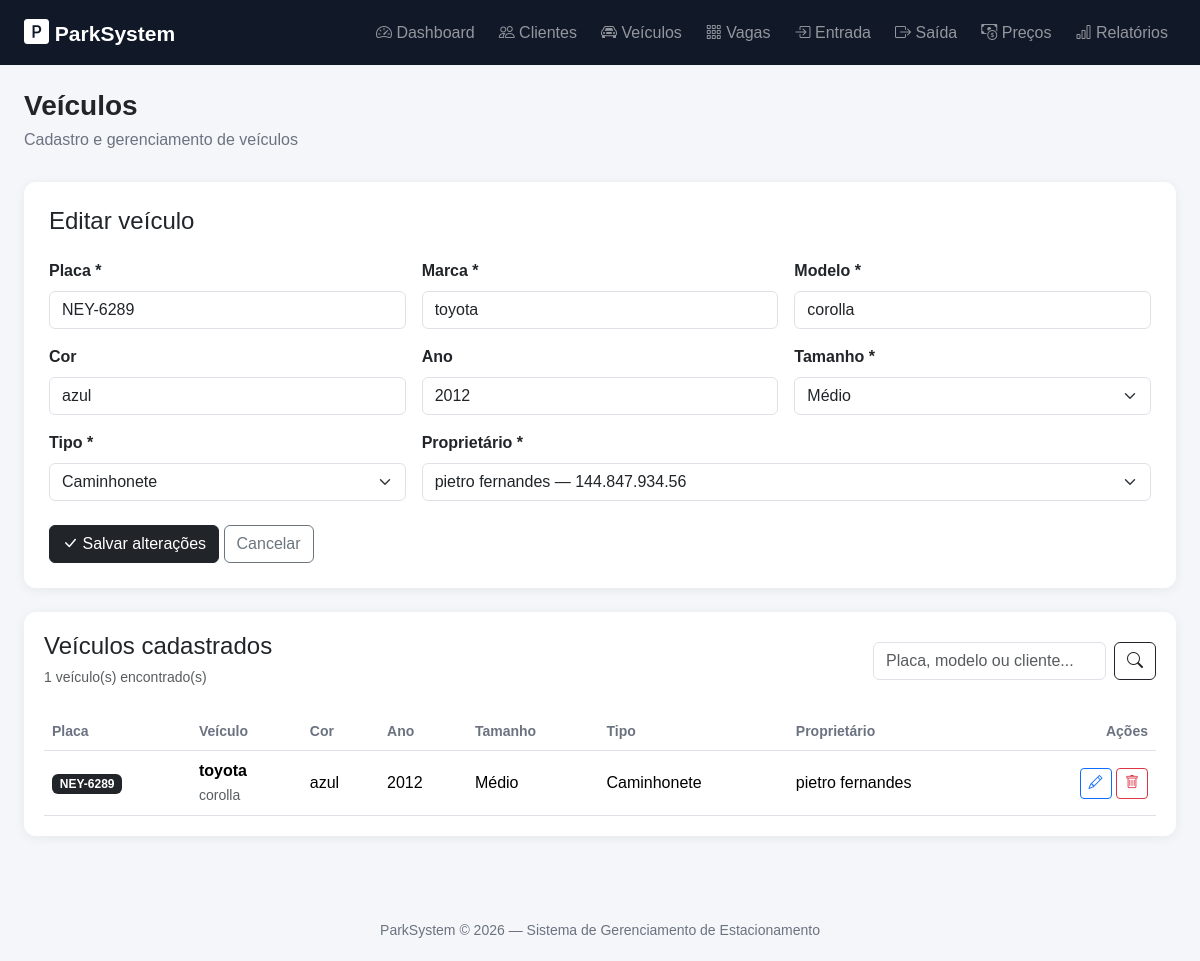
/pages/veiculos.php?editar=1, run on the app's committed database.
### tables this page shows
CREATE TABLE veiculos (
        id INTEGER PRIMARY KEY AUTOINCREMENT,
        placa TEXT NOT NULL UNIQUE,
        marca TEXT NOT NULL,
        modelo TEXT NOT NULL,
        cor TEXT,
        ano INTEGER,
        tamanho TEXT NOT NULL,
        tipo TEXT NOT NULL,
        cliente_id INTEGER,
        criado_em DATETIME DEFAULT CURRENT_TIMESTAMP,

        FOREIGN KEY (cliente_id)
        REFERENCES clientes(id)
    );

CREATE TABLE clientes (
        id INTEGER PRIMARY KEY AUTOINCREMENT,
        nome TEXT NOT NULL,
        cpf TEXT NOT NULL UNIQUE,
        telefone TEXT,
        email TEXT,
        criado_em DATETIME DEFAULT CURRENT_TIMESTAMP
    , preferencial INTEGER NOT NULL DEFAULT 0);

### pages/veiculos.php (the view, shortened to what this page needs)
<?php
require "../config/banco.php";
$veiculoEdicao = null;
if (isset($_GET["editar"])) {
    $id = (int) $_GET["editar"];
    $stmt = $db->prepare("
        SELECT *
        FROM veiculos
        WHERE id = ?
    ");
    $stmt->execute([$id]);
    $veiculoEdicao = $stmt->fetch(PDO::FETCH_ASSOC);
}
$clientes = $db
    ->query("
        SELECT *
        FROM clientes
        ORDER BY nome
    ")
    ->fetchAll(PDO::FETCH_ASSOC);
$pesquisa = trim($_GET["pesquisa"] ?? "");
if ($pesquisa != "") {
    $stmt = $db->prepare("
        SELECT
            veiculos.*,
            clientes.nome AS cliente_nome
        FROM veiculos
        LEFT JOIN clientes
            ON clientes.id = veiculos.cliente_id
        WHERE
            veiculos.placa LIKE ?
            OR veiculos.marca LIKE ?
            OR veiculos.modelo LIKE ?
            OR clientes.nome LIKE ?
        ORDER BY veiculos.id DESC
    ");
    $termo = "%" . $pesquisa . "%";
    $stmt->execute([
        $termo,
        $termo,
        $termo,
        $termo
    ]);
    $veiculos = $stmt->fetchAll(PDO::FETCH_ASSOC);
} else {
    $veiculos = $db
        ->query("
            SELECT
                veiculos.*,
                clientes.nome AS cliente_nome
            FROM veiculos
            LEFT JOIN clientes
                ON clientes.id = veiculos.cliente_id
            ORDER BY veiculos.id DESC
        ")
        ->fetchAll(PDO::FETCH_ASSOC);
}
require "../includes/header.php";
?>
<div class="mb-4">
    <h1 class="page-title">
        Veículos
    </h1>
    <p class="page-subtitle">
        Cadastro e gerenciamento de veículos
    </p>
</div>
<div class="form-container mb-4">
    <h4 class="mb-4">
        <?= $veiculoEdicao
            ? "Editar veículo"
            : "Novo veículo"
        ?>
    </h4>
    <form method="POST">
        <div class="row g-3">
            <div class="col-md-4">
                <label class="form-label">
                    Placa *
                </label>
                <input
                    type="text"
                    name="placa"
                    class="form-control"
                    required
                    maxlength="8"
                    value="<?= htmlspecialchars(
                        $veiculoEdicao["placa"] ?? ""
                    ) ?>"
                    placeholder="ABC1D23"
                >
            </div>
            <div class="col-md-4">
                <label class="form-label">
                    Marca *
                </label>
                <input
                    type="text"
                    name="marca"
                    class="form-control"
                    required
                    value="<?= htmlspecialchars(
                        $veiculoEdicao["marca"] ?? ""
                    ) ?>"
                    placeholder="Ex.: Toyota"
                >
            </div>
            <div class="col-md-4">
                <label class="form-label">
                    Modelo *
                </label>
                <input
                    type="text"
                    name="modelo"
                    class="form-control"
                    required
                    value="<?= htmlspecialchars(
                        $veiculoEdicao["modelo"] ?? ""
                    ) ?>"
                    placeholder="Ex.: Corolla"
                >
            </div>
            <div class="col-md-4">
                <label class="form-label">
                    Cor
                </label>
                <input
                    type="text"
                    name="cor"
                    class="form-control"
                    value="<?= htmlspecialchars(
                        $veiculoEdicao["cor"] ?? ""
                    ) ?>"
                    placeholder="Ex.: Preto"
                >
            </div>
            <div class="col-md-4">
                <label class="form-label">
                    Ano
                </label>
                <input
                    type="number"
                    name="ano"
                    class="form-control"
                    min="1900"
                    max="<?= date("Y") + 1 ?>"
                    value="<?= htmlspecialchars(
                        $veiculoEdicao["ano"] ?? ""
                    ) ?>"
                    placeholder="<?= date("Y") ?>"
                >
            </div>
            <div class="col-md-4">
                <label class="form-label">
                    Tamanho *
                </label>
                <select
                    name="tamanho"
                    class="form-select"
                    required
                >
                    <option
                        value="Médio"
                        <?= (($veiculoEdicao["tamanho"] ?? "") == "Médio")
                            ? "selected"
                            : ""
                        ?>
                    >
                        Médio
                    </option>
                </select>
            </div>
            <div class="col-md-4">
                <label class="form-label">
                    Tipo *
                </label>
                <select
                    name="tipo"
                    class="form-select"
                    required
                >
                    <option
                        value="Caminhonete"
                        <?= (($veiculoEdicao["tipo"] ?? "") == "Caminhonete")
                            ? "selected"
                            : ""
                        ?>
                    >
                        Caminhonete
                    </option>
                </select>
            </div>
            <div class="col-md-8">
                <label class="form-label">
                    Proprietário *
                </label>
                <select
                    name="cliente_id"
                    class="form-select"
                    required
                >
                    <?php foreach ($clientes as $cliente): ?>
                        <option
                            value="<?= $cliente["id"] ?>"
                            <?= (
                                ($veiculoEdicao["cliente_id"] ?? "")
                                == $cliente["id"]
                            )
                                ? "selected"
                                : ""
                            ?>
                        >
                            <?= htmlspecialchars(
                                $cliente["nome"]
                            ) ?>
                            —
                        </option>
                    <?php endforeach; ?>
                </select>
            </div>
        </div>
        <div class="mt-4">
            <button
                type="submit"
                class="btn btn-dark"
                <?= count($clientes) == 0 ? "disabled" : "" ?>
            >
                <i class="bi bi-check-lg"></i>
                <?= $veiculoEdicao
                    ? "Salvar alterações"
                    : "Cadastrar veículo"
                ?>
            </button>
            <?php if ($veiculoEdicao): ?>
                <a
                    href="veiculos.php"
                    class="btn btn-outline-secondary"
                >
                    Cancelar
                </a>
            <?php endif; ?>
        </div>
    </form>
</div>
<div class="table-container">
    <div class="d-flex justify-content-between align-items-center mb-4">
        <div>
            <h4 class="mb-1">
                Veículos cadastrados
            </h4>
            <small class="text-muted">
                <?= count($veiculos) ?> veículo(s) encontrado(s)
            </small>
        </div>
        <form
            method="GET"
            class="d-flex"
        >
            <input
                type="text"
                name="pesquisa"
                class="form-control me-2"
                placeholder="Placa, modelo ou cliente..."
                value="<?= htmlspecialchars($pesquisa) ?>"
            >
            <button
                type="submit"
                class="btn btn-outline-dark"
            >
                <i class="bi bi-search"></i>
            </button>
        </form>
    </div>
    <div class="table-responsive">
        <table class="table table-hover align-middle">
            <thead>
                <tr>
                    <th>Placa</th>
                    <th>Veículo</th>
                    <th>Cor</th>
                    <th>Ano</th>
                    <th>Tamanho</th>
                    <th>Tipo</th>
                    <th>Proprietário</th>
                    <th class="text-end">Ações</th>
                </tr>
            </thead>
            <tbody>
                <?php if (count($veiculos) == 0): ?>
                    <tr>
                        <td
                            colspan="8"
                            class="text-center py-4 text-muted"
                        >
                            <i class="bi bi-car-front fs-2"></i>
                            <br>
                            Nenhum veículo encontrado.
                        </td>
                    </tr>
                <?php else: ?>
                    <?php foreach ($veiculos as $veiculo): ?>
                        <tr>
                            <td>
                                <span class="badge text-bg-dark">
                                    <?= htmlspecialchars(
                                        $veiculo["placa"]
                                    ) ?>
                                </span>
                            </td>
                            <td>
                                <strong>
                                    <?= htmlspecialchars(
                                        $veiculo["marca"]
                                    ) ?>
                                </strong>
                                <br>
                                <small class="text-muted">
                                    <?= htmlspecialchars(
                                        $veiculo["modelo"]
                                    ) ?>
                                </small>
                            </td>
                            <td>
                                <?= htmlspecialchars(
                                    $veiculo["cor"] ?? "-"
                                ) ?>
                            </td>
                            <td>
                                <?= htmlspecialchars(
                                    $veiculo["ano"] ?? "-"
                                ) ?>
                            </td>
                            <td>
                                <?= htmlspecialchars(
                                    $veiculo["tamanho"]
                                ) ?>
                            </td>
                            <td>
                                <?= htmlspecialchars(
                                    $veiculo["tipo"]
                                ) ?>
                            </td>
                            <td>
                                <?= htmlspecialchars(
                                    $veiculo["cliente_nome"] ?? "Sem proprietário"
                                ) ?>
                            </td>
                            <td class="text-end">
                                <a
                                    href="?editar=<?= $veiculo["id"] ?>"
                                    class="btn btn-sm btn-outline-primary"
                                    title="Editar"
                                >
                                    <i class="bi bi-pencil"></i>
                                </a>
                                <a
                                    href="?excluir=<?= $veiculo["id"] ?>"
                                    class="btn btn-sm btn-outline-danger"
                                    title="Excluir"
                                    onclick="return confirm('Tem certeza que deseja excluir este veículo?')"
                                >
                                    <i class="bi bi-trash"></i>
                                </a>
                            </td>
                        </tr>
                    <?php endforeach; ?>
                <?php endif; ?>
            </tbody>
        </table>
    </div>
</div>
<?php
require "../includes/footer.php";
?>

### assets/css/style.css (style rules this page uses)
body { background: #f4f6f9; font-family: Arial, Helvetica, sans-serif; color: #212529; }
.page-title { font-size: 28px; font-weight: 700; margin-bottom: 5px; }
.page-subtitle { color: #6b7280; margin-bottom: 30px; }
.table-container { background: white; border-radius: 12px; padding: 20px; box-shadow: 0 2px 12px rgba(0, 0, 0, 0.06); }
.table { margin-bottom: 0; }
.table th { font-size: 14px; color: #6b7280; }
.form-container { background: white; padding: 25px; border-radius: 12px; box-shadow: 0 2px 12px rgba(0, 0, 0, 0.06); }
.form-label { font-weight: 600; }

### data on the page
veiculos: placa "NEY-6289", marca "toyota", modelo "corolla", cor "azul", ano "2012", tamanho "Médio", tipo "Caminhonete", cliente_id "pietro fernandes — 144.847.934.56", cliente.nome "pietro fernandes"

### other printed values
count($veiculos) "1"
